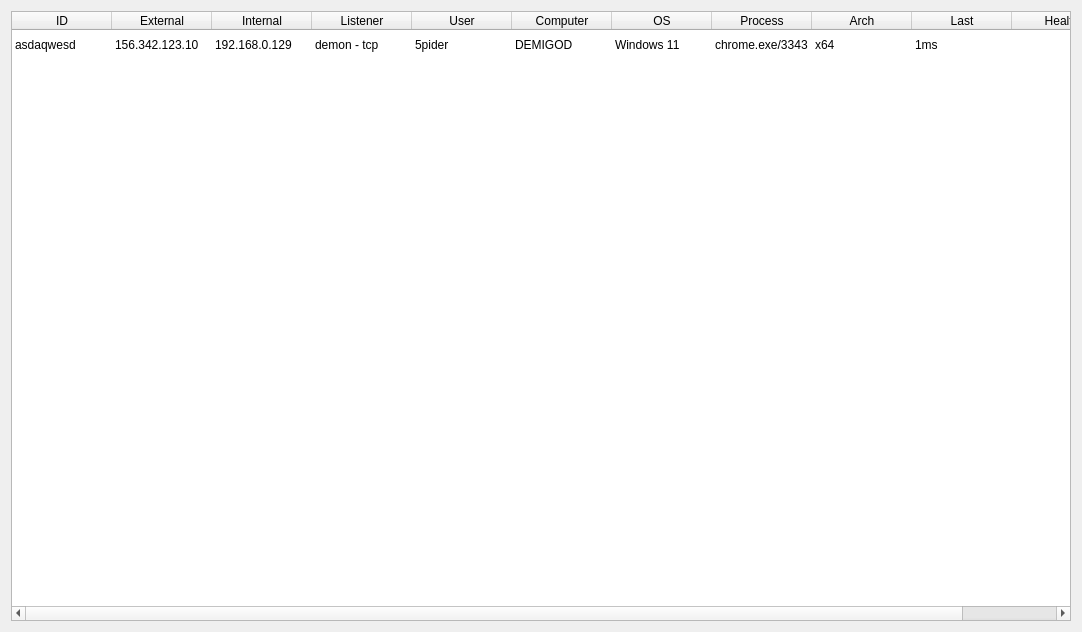
<?xml version="1.0" encoding="UTF-8"?>
<ui version="4.0">
 <class>Form</class>
 <widget class="QWidget" name="Form">
  <property name="geometry">
   <rect>
    <x>0</x>
    <y>0</y>
    <width>1082</width>
    <height>632</height>
   </rect>
  </property>
  <property name="windowTitle">
   <string>Form</string>
  </property>
  <layout class="QGridLayout" name="gridLayout">
   <item row="0" column="0">
    <widget class="QTableWidget" name="SessionTableWidget">
     <property name="enabled">
      <bool>true</bool>
     </property>
     <property name="showGrid">
      <bool>false</bool>
     </property>
     <property name="sortingEnabled">
      <bool>false</bool>
     </property>
     <property name="wordWrap">
      <bool>true</bool>
     </property>
     <property name="cornerButtonEnabled">
      <bool>true</bool>
     </property>
     <attribute name="horizontalHeaderVisible">
      <bool>true</bool>
     </attribute>
     <attribute name="horizontalHeaderCascadingSectionResizes">
      <bool>false</bool>
     </attribute>
     <attribute name="verticalHeaderVisible">
      <bool>false</bool>
     </attribute>
     <row>
      <property name="text">
       <string>0</string>
      </property>
     </row>
     <column>
      <property name="text">
       <string>ID</string>
      </property>
     </column>
     <column>
      <property name="text">
       <string>External</string>
      </property>
     </column>
     <column>
      <property name="text">
       <string>Internal</string>
      </property>
     </column>
     <column>
      <property name="text">
       <string>Listener</string>
      </property>
     </column>
     <column>
      <property name="text">
       <string>User</string>
      </property>
     </column>
     <column>
      <property name="text">
       <string>Computer</string>
      </property>
     </column>
     <column>
      <property name="text">
       <string>OS</string>
      </property>
     </column>
     <column>
      <property name="text">
       <string>Process</string>
      </property>
     </column>
     <column>
      <property name="text">
       <string>Arch</string>
      </property>
     </column>
     <column>
      <property name="text">
       <string>Last</string>
      </property>
     </column>
     <column>
      <property name="text">
       <string>Health</string>
      </property>
     </column>
     <item row="0" column="0">
      <property name="text">
       <string>asdaqwesd</string>
      </property>
     </item>
     <item row="0" column="1">
      <property name="text">
       <string>156.342.123.10</string>
      </property>
     </item>
     <item row="0" column="2">
      <property name="text">
       <string>192.168.0.129</string>
      </property>
     </item>
     <item row="0" column="3">
      <property name="text">
       <string>demon - tcp</string>
      </property>
     </item>
     <item row="0" column="4">
      <property name="text">
       <string>5pider</string>
      </property>
     </item>
     <item row="0" column="5">
      <property name="text">
       <string>DEMIGOD</string>
      </property>
     </item>
     <item row="0" column="6">
      <property name="text">
       <string>Windows 11</string>
      </property>
     </item>
     <item row="0" column="7">
      <property name="text">
       <string>chrome.exe/3343</string>
      </property>
     </item>
     <item row="0" column="8">
      <property name="text">
       <string>x64</string>
      </property>
     </item>
     <item row="0" column="9">
      <property name="text">
       <string>1ms</string>
      </property>
     </item>
    </widget>
   </item>
  </layout>
 </widget>
 <resources/>
 <connections/>
</ui>
